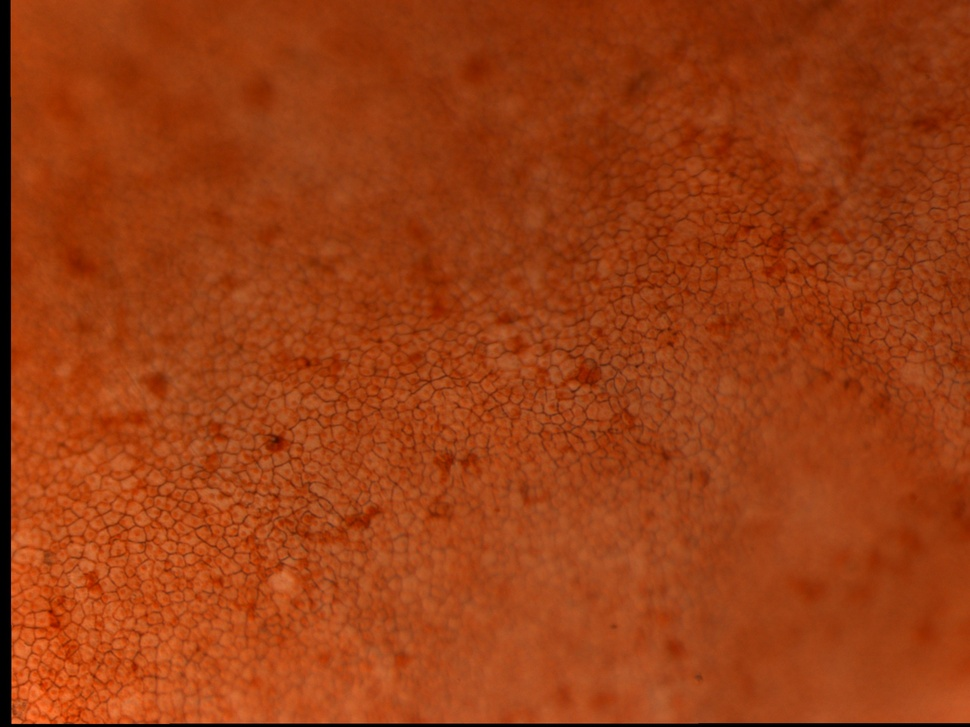
#> input picture data/image red staining/Batch1/Batch1Pre0003.jpeg, 970 x 727 px, shrunk from 2560 x 1920 before the run, given in place of Batch1Pre0003.tif, which was not available
$ jupyter execute --allow-errors Deblure_example.ipynb   (text cells are left out)
#> lines starting #> are read from the running program, lines starting #| are printed output that depends on the picture; pictures that were not available may be replaced by others from this repository, and a replacement may not be noted
### deblur_methods.py
import cv2
import numpy as np
import matplotlib.pyplot as plt
import skimage.restoration as ski
import scipy.ndimage as ndimage
from skimage.measure import compare_psnr as psnr

# A method to assist with ploting of images
def display_image(mat, axes=None, cmap=None, hide_axis=True):
    """
    Display a given matrix into Jupyter's notebook

    :param mat: Matrix to display
    :param axes: Subplot on which to display the image
    :param cmap: Color scheme to use
    :param hide_axis: If `True` axis ticks will be hidden
    :return: Matplotlib handle
    """
    img = cv2.cvtColor(mat, cv2.COLOR_BGR2RGB) if mat.ndim == 3 else mat
    cmap= cmap if mat.ndim != 2 or cmap is not None else 'gray'
    if axes is None:
        if hide_axis:
            plt.xticks([])
            plt.yticks([])
        return plt.imshow(img, cmap=cmap)
    else:
        if hide_axis:
            axes.set_xticks([])
            axes.set_yticks([])
        return axes.imshow(img, cmap=cmap)

# A method to blind estimate a kernel according to the input and output images
# [85 lines left out: functions blind_kernel_estimate, otf2psf, not called in this run]

# A method to generate Gaussian kernels
def fspecial(shape,sigma):
    """
    Operation: Returns Gaussian kernel in shape shape and standard deviation sigma equivalent to MATLAB's fspecial('gaussian',[shape],[sigma])
    Inputs:
        tuple of the shape of the output kernel
        float representing the standerd deviation
    Outputs:
        2d Gaussian kernel array
    """
    m,n = [(ss-1.)/2. for ss in shape]
    y,x = np.ogrid[-m:m+1,-n:n+1]
    h = np.exp( -(x*x + y*y) / (2.*sigma*sigma) )
    h[ h < np.finfo(h.dtype).eps*h.max() ] = 0
    sumh = h.sum()
    if sumh != 0:
        h /= sumh
    return h

# A method to evaluate the blur level of a segment
def blurriness(image):
    """
    Operation: Returns the blur level (in percentage) of the image according to the Crété Method
    Inputs:
        2d image array
    Outputs:
        float representing the blur level of the image
    """
    # blurring the image in both directions
    #Hv = fspecial('Gaussian',[1, 2*3*1+1],1)
    Bver = ndimage.gaussian_filter(image, [1, 0])
    Bhor = ndimage.gaussian_filter(image, [0, 1])
    #Bver = imfilter(image, Hv, 'symmetric');                        ]

    # computing the edges of the original image and its blurred version in both directions
    D_Fver = np.abs(np.gradient(image, axis=0));
    D_Fhor = np.abs(np.gradient(image, axis=1));
    D_Bver = np.abs(np.gradient(Bver, axis=0));
    D_Bhor = np.abs(np.gradient(Bhor, axis=1));

    Vver = D_Fver - D_Bver;
    Vver[Vver < 0]= 0;
    Vhor = D_Fhor - D_Bhor;
    Vhor[Vhor < 0]= 0;

    s_Fver = np.sum(D_Fver);
    s_Fhor = np.sum(D_Fhor);
    s_Vver = np.sum(Vver);
    s_Vhor = np.sum(Vhor);

    b_Fver = (s_Fver - s_Vver) / s_Fver;
    b_Fhor = (s_Fhor - s_Vhor) / s_Fhor;

    blur = max(b_Fver,b_Fhor);

    blurriness = 1 - blur;
    return blurriness

# A method to get the blur map of an image
def img_blurMap(img, cell_size, step_size, plot=False):
    """
    Operation: Returns the blur map of img according to segments of cell_size*cell_size with overlap of cell_size-step_size pixels
    Inputs:
        2d image array
        integer of the width of the square segment  resolution to calculate the blurs of (the bigger the value the more smooth the map is, the smaller it is the more detailed it is)
        integer of the distance between each segment (needs to be smaller or equal than cell_size)
        a boolean to plot the blur map or not
    Outputs:
        2d blur map array
    """
    x_end = img.shape[1]-cell_size+1
    y_end = img.shape[0]-cell_size+1

    blurLvl = np.zeros_like(img,dtype=np.float64)
    aveMap = np.zeros_like(img,dtype=np.float64)

    for stride_x in range(0,x_end,step_size):
        xStart = stride_x
        xStop  = stride_x+cell_size
        for stride_y in range(0,y_end,step_size):
            yStart = stride_y
            yStop  = stride_y+cell_size
            blur = blurriness(img[yStart:yStop,xStart:xStop]) # calculate segment's blur level
            blurLvl[yStart:yStop,xStart:xStop] = blurLvl[yStart:yStop,xStart:xStop] + blur
            aveMap[yStart:yStop,xStart:xStop] = aveMap[yStart:yStop,xStart:xStop] + 1

    blurLvl_norm = blurLvl/aveMap # normalise blur levels map

    if plot:
        plt.figure(figsize=((16,16)))
        plt.title('Blur Level Map')
        plt.xticks([])
        plt.yticks([])
        plt.imshow(blurLvl_norm, cmap='gray', vmin=0, vmax=1)

    return blurLvl_norm

# A method to restore image using the Blind Estimated Gaussian Kernels method
def img_deblur_gaussian(img, blurMap, k_size, step_size, sharpImg=None, printPSNR=False, coef=50, plot=False):
    """
    Operation: Returns the result of the deblurring img according to blurMap
    Inputs:
        2d image array
        2d blur map array of the image
        integer width of the square Gaussian kernel
        integer of the distance between each segment (needs to be smaller or equal than k_size)
        if available a sharp version of the image for comparison and metrics
        a boolean to calculate PSNR or not (needs a sharp image to run)
        a float coefficient to determine the linear ratio between the blur level and the kernel's standard deviation
        a boolean to plot the blur map or not
    Outputs:
        2d deblured image array
    """
    x_end = img.shape[1]-k_size+1
    y_end = img.shape[0]-k_size+1
    deblur = np.zeros_like(img,dtype=np.float64)
    aveMap = np.zeros_like(img,dtype=np.float64)

    for stride_x in range(0,x_end,step_size):
        xStart = stride_x
        xStop  = stride_x+k_size
        xCentre= stride_x+k_size//2
        for stride_y in range(0,y_end,step_size):
            yStart = stride_y
            yStop  = stride_y+k_size
            yCentre= stride_y+k_size//2

            b = img[yStart:yStop,xStart:xStop]
            g = fspecial((k_size,k_size),coef*blurMap[yCentre,xCentre]) # generate a Gaussian kernel accordiing to bler map value
            d = ski.wiener(b,g,balance=1,clip=False) # deblur using Wiener deconvolution
            deblur[yStart:yStop,xStart:xStop] = deblur[yStart:yStop,xStart:xStop] + d
            aveMap[yStart:yStop,xStart:xStop] = aveMap[yStart:yStop,xStart:xStop] + 1

    # Normalize the deblur to be between 0 and the max value of the img
    deblur_norm = deblur/aveMap
    deblur_norm = deblur_norm - deblur_norm.min()
    deblur_norm = (deblur_norm * img.max()/deblur_norm.max()).astype(np.uint8)

    if sharpImg:
        if printPSNR:
            # Calculate and print PSNR (not a good representation of the performance)
            deblurErr = psnr(sharpImg, deblur_norm, 255)
            blurErr = psnr(sharpImg, img, 255)
            print('Deblur img PSNR:',deblurErr,'Original img PSNR:',blurErr)

        if plot:
            fig, ax = plt.subplots(1, 3, figsize=(20, 20))
            display_image(img, axes=ax[0])
            ax[0].set_title('Input Image')
            display_image(deblur_norm, axes=ax[1])
            ax[1].set_title('Deblured')
            display_image(sharpImg, axes=ax[2])
            ax[2].set_title('Sharp')
            plt.show()
    elif plot:
        fig, ax = plt.subplots(1, 2, figsize=(20, 20))
        display_image(img, axes=ax[0])
        ax[0].set_title('Input Image')
        display_image(deblur_norm, axes=ax[1])
        ax[1].set_title('Deblured')

    return deblur_norm

# A method to generate a kernel lookup table
# [116 lines left out: functions kernel_lookup_table, img_deblur_lookupTable, not called in this run]

### Deblure_example.ipynb
[cell 1]
from deblur_methods import *
import cv2
import os

[cell 2]
# Importing sharp and blurry images
img = cv2.imread('data\image red staining\Batch1\Batch1Pre0003.tif',cv2.IMREAD_UNCHANGED)[:,:,2]
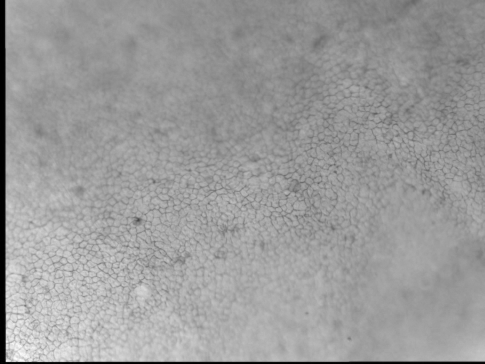
#> img: shape (727, 970) (shown at 1/2 size); min 0, max 255, mean 155.7
#> (the rest of this cell did not finish here and is left out)

[cell 3]
# Generating blur map
# img_blurMap(img, cell_size, step_size, plot=False)
blurMap = img_blurMap(img, 128, 16, plot=True)
#> in img_blurMap, `x_end = img.shape[1]-cell_size+1`: x_end = 843
#> the loop in img_blurMap, `for stride_x in range(0,x_end,step_size):` made 53 passes
#> xStart on passes 2 to 3: 16, 32
#> pass 1, in blurriness, `D_Fhor = np.abs(np.gradient(image, axis=1));`:
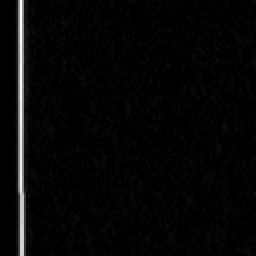
#> D_Fhor: shape (128, 128) float64 (shown 2 times larger); min 0, max 74, mean 2; drawn with min black and max white
#> after the loop in img_blurMap, `for stride_x in range(0,x_end,step_size):`:
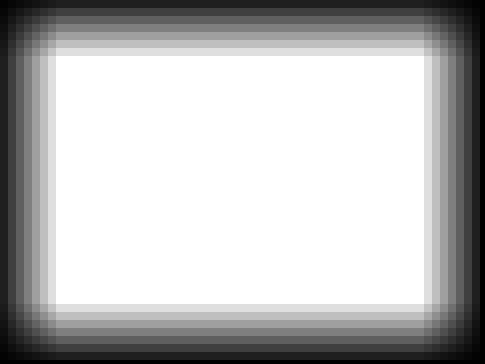
#> aveMap: shape (727, 970) float64 (shown at 1/2 size); min 0, max 64, mean 46.8; drawn with min black and max white
#> after the loop in img_blurMap, `for stride_x in range(0,x_end,step_size):`:
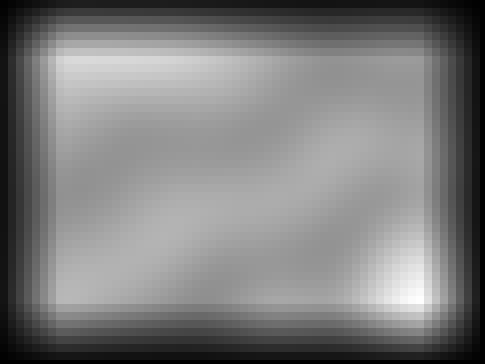
#> blurLvl: shape (727, 970) float64 (shown at 1/2 size); min 0, max 25.85, mean 12.7; drawn with min black and max white

[cell 4]
# Deblurring using Estimated Gaussian Kernels Method
# img_deblur_gaussian(img, blurMap, k_size, step_size, sharpImg=None, printPSNR=False, coef=50, plot=False)
deblured_gaussian = img_deblur_gaussian(img, blurMap, 64, 16, coef=42, plot=True)
#> the loop in img_deblur_gaussian, `for stride_x in range(0,x_end,step_size):` made 57 passes
#> pass 1, in fspecial, `h = np.exp( -(x*x + y*y) / (2.*sigma*sigma) )`:
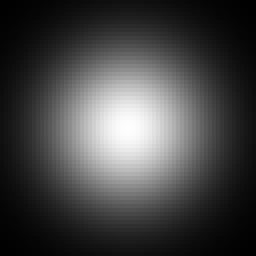
#> h: shape (64, 64) float64 (shown 4 times larger); min 0.00424, max 0.999, mean 0.269
#> after the loop in img_deblur_gaussian, `for stride_x in range(0,x_end,step_size):`:
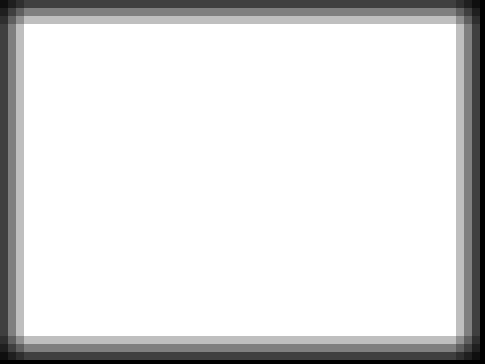
#> aveMap: shape (727, 970) float64 (shown at 1/2 size); min 0, max 16, mean 13.91; drawn with min black and max white
#> after the loop in img_deblur_gaussian, `for stride_x in range(0,x_end,step_size):`:
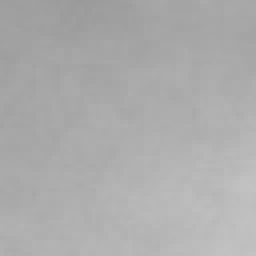
#> b: shape (64, 64) (shown 4 times larger); min 154, max 195, mean 172.2
#> after the loop in img_deblur_gaussian, `for stride_x in range(0,x_end,step_size):`:
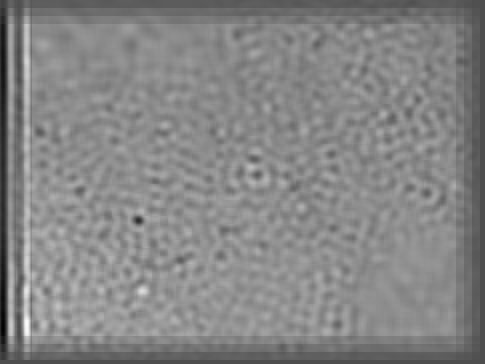
#> deblur: shape (727, 970) float64 (shown at 1/2 size); min -2977.6, max 6879.8, mean 2186.6; drawn with min black and max white
#> in img_deblur_gaussian, `deblur_norm = deblur/aveMap`:
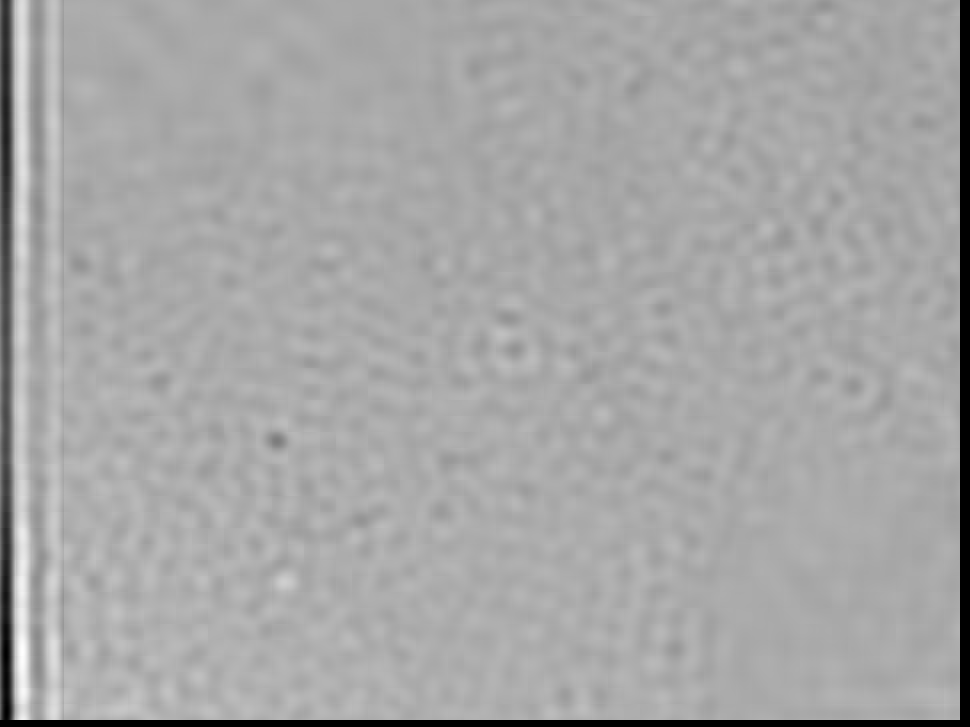
#> deblur_norm: shape (727, 970) float64; 1.98% of the values are NaN or infinite; the others: min -744.4, max 605.5, mean 153.6; drawn with min black, max white, NaN and infinite black

[cell 5]
# Blur map of result
deblured_gaussian_blurMap = img_blurMap(deblured_gaussian, 128, 16, plot=True)

#> (a cell that did not finish here is left out)

#> (a cell that did not finish here is left out)

[cell 8]
# Export all images
if not os.path.exists('results'):
    os.makedirs('results')
cv2.imwrite('results/deblured_gaussian.jpg', deblured_gaussian)
cv2.imwrite('results/deblured_gaussian_blurMap.jpg', deblured_gaussian_blurMap*255)
#> (the rest of this cell did not finish here and is left out)

$ run again, with data/image red staining/Batch1/Batch1Pre0000.jpeg copied over data/image red staining/Batch1/Batch1Pre0003.jpeg
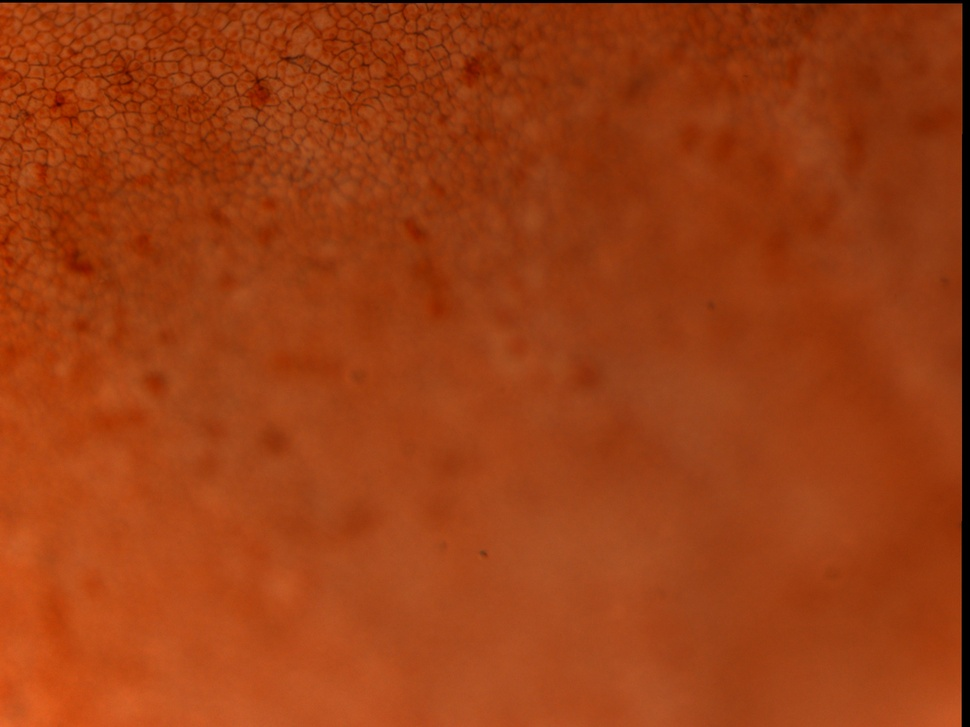
#> input picture data/image red staining/Batch1/Batch1Pre0000.jpeg, 970 x 727 px, shrunk from 2560 x 1920 before the run, given in place of Batch1Pre0003.tif, which was not available
#> x_end = 843
#> the loop in img_blurMap, `for stride_x in range(0,x_end,step_size):` made 53 passes
#> xStart on passes 2 to 3: 16, 32
#> pass 1, in blurriness, `D_Fhor = np.abs(np.gradient(image, axis=1));`:
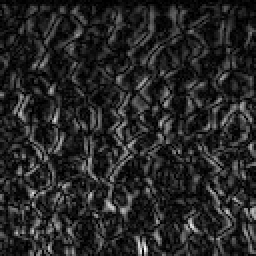
#> D_Fhor: shape (128, 128) float64 (shown 2 times larger); min 0, max 24.5, mean 3.7; drawn with min black and max white
#> in img_deblur_gaussian, `deblur_norm = deblur/aveMap`:
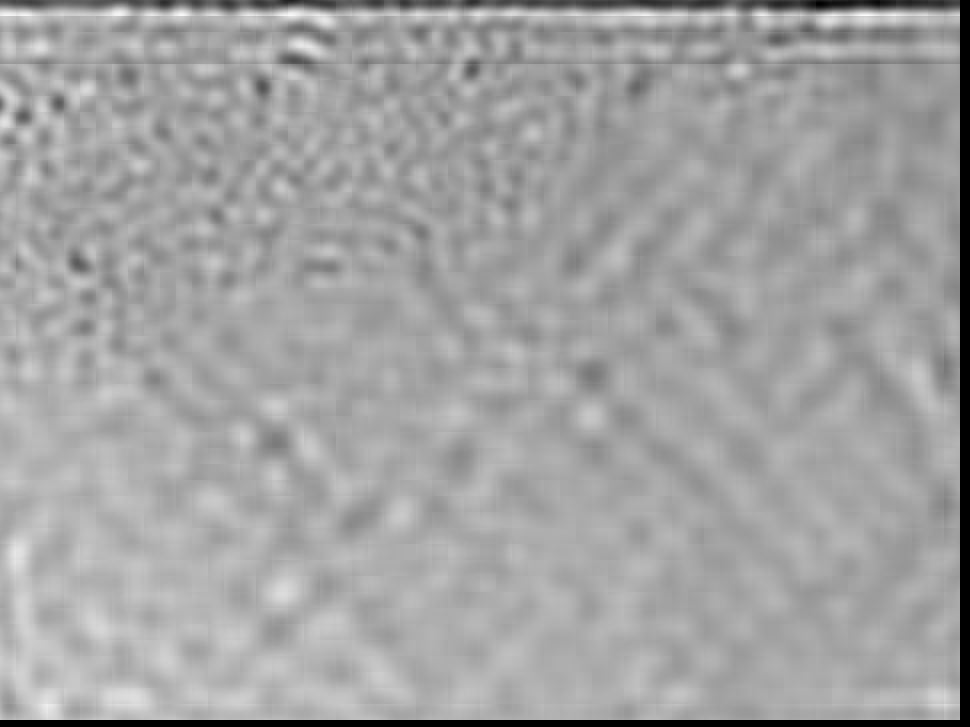
#> deblur_norm: shape (727, 970) float64; 1.98% of the values are NaN or infinite; the others: min -121.7, max 307.4, mean 156.9; drawn with min black, max white, NaN and infinite black
#> blurLvl_norm: shape (727, 970) float64; every value is NaN or infinite

$ run again, with data/image red staining/Batch1/Batch1Pre0002.jpeg copied over data/image red staining/Batch1/Batch1Pre0003.jpeg
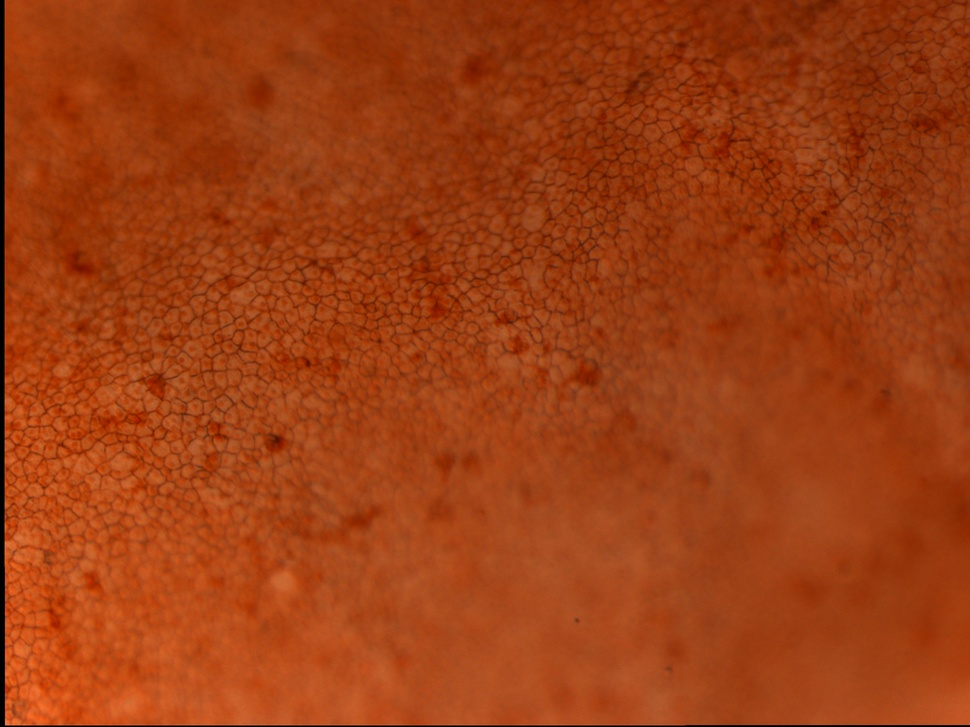
#> input picture data/image red staining/Batch1/Batch1Pre0002.jpeg, 970 x 727 px, shrunk from 2560 x 1920 before the run, given in place of Batch1Pre0003.tif, which was not available
#> x_end = 843
#> the loop in img_blurMap, `for stride_x in range(0,x_end,step_size):` made 53 passes
#> xStart on passes 2 to 3: 16, 32
#> pass 1, in blurriness, `D_Fhor = np.abs(np.gradient(image, axis=1));`:
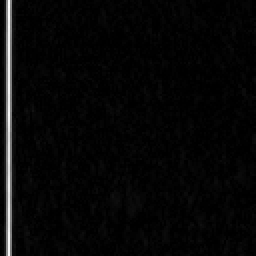
#> D_Fhor: shape (128, 128) float64 (shown 2 times larger); min 0, max 75.5, mean 2.2; drawn with min black and max white
#> in img_deblur_gaussian, `deblur_norm = deblur/aveMap`:
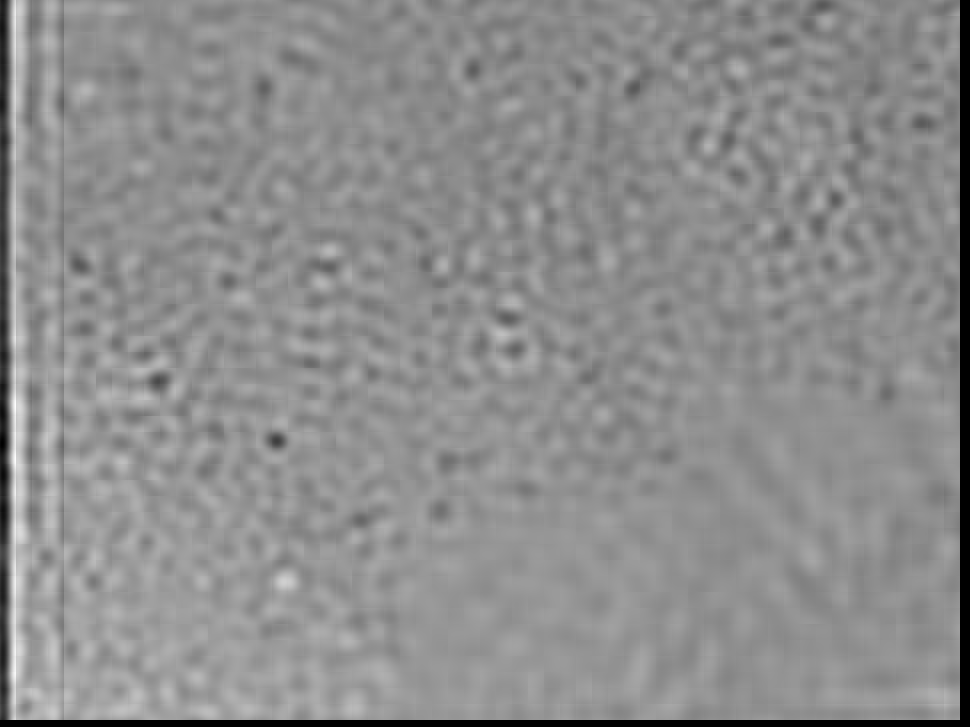
#> deblur_norm: shape (727, 970) float64; 1.98% of the values are NaN or infinite; the others: min -190.9, max 423.5, mean 157.3; drawn with min black, max white, NaN and infinite black
#> blurLvl_norm: shape (727, 970) float64; every value is NaN or infinite
